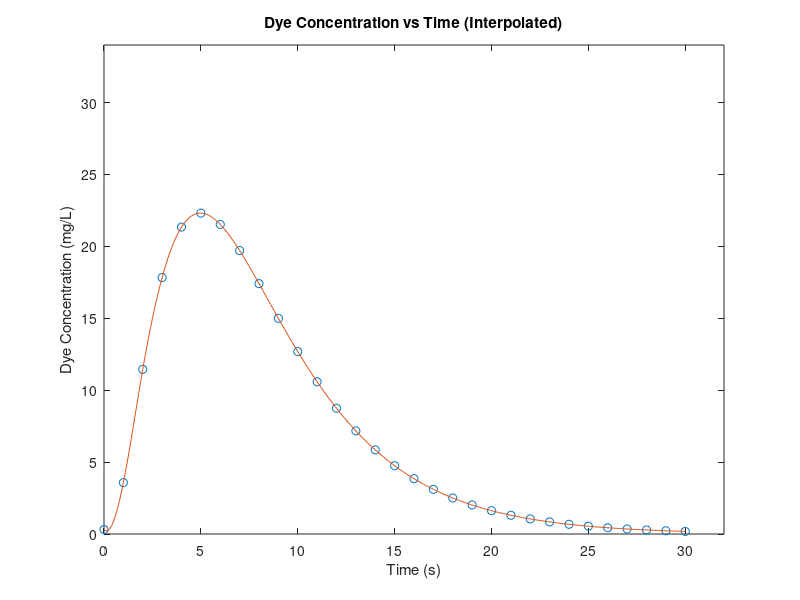

The MATLAB script that drew this image:
data = load('dye.dat');

% interpolate
t = 0:.1:30;
interp = [t; spline(data(:,1),data(:,2),t)]';

% plot
plot(data(:,1),data(:,2),'o',interp(:,1),interp(:,2),'-');
title('Dye Concentration vs Time (Interpolated)');
xlabel('Time (s)');
ylabel('Dye Concentration (mg/L)');
axis([0 32 0 34]);
